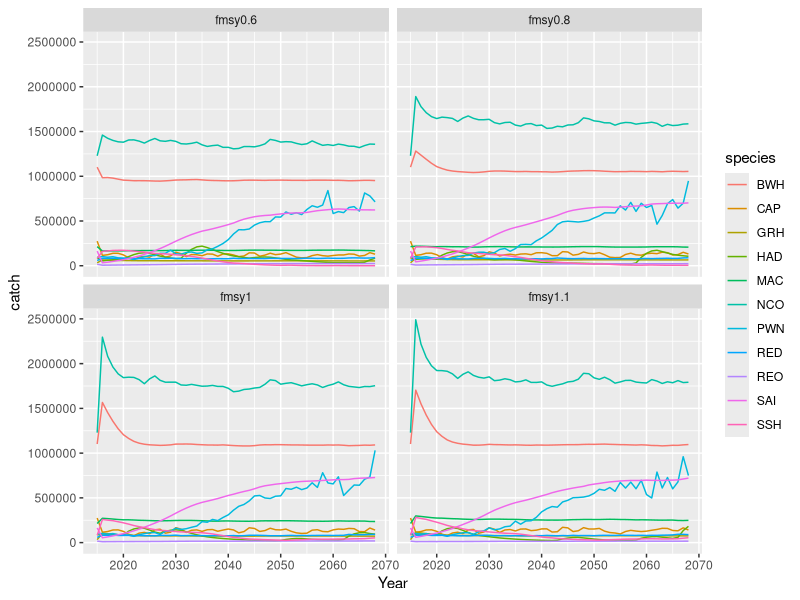
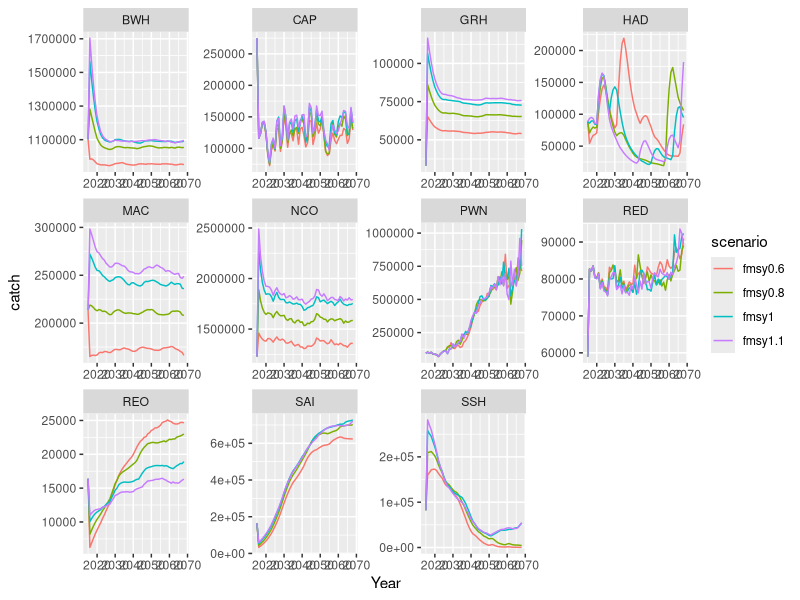

Write R code to recreate these figures, in order.
closeAllConnections()
library(tidyverse)
#Read base case
read.csv("chapter_4/catch/fmsy_0.6_catch.csv") %>% select(Year, REO, GRH, MAC, HAD, SAI, RED, BWH, SSH, NCO, CAP, PWN) %>% 
  gather("species", "catch", 2:12) %>% mutate(scenario="fmsy0.6") -> catch06
#Read fisheries scenarios
read.csv("chapter_4/catch/fmsy_0.8_catch.csv")%>% select(Year, REO, GRH, MAC, HAD, SAI, RED, BWH, SSH, NCO, CAP, PWN) %>% 
  gather("species", "catch", 2:12) %>% mutate(scenario="fmsy0.8")  -> catch08
read.csv("chapter_4/catch/fmsy_1_catch.csv")%>% select(Year, REO, GRH, MAC, HAD, SAI, RED, BWH, SSH, NCO, CAP, PWN) %>% 
  gather("species", "catch", 2:12) %>% mutate(scenario="fmsy1") -> catch1
read.csv("chapter_4/catch/fmsy_1.1_catch.csv")%>% select(Year, REO, GRH, MAC, HAD, SAI, RED, BWH, SSH, NCO, CAP, PWN) %>% 
  gather("species", "catch", 2:12) %>% mutate(scenario="fmsy1.1") -> catch1.1

fmsy_catch<- rbind(catch06, catch08, catch1, catch1.1)

fmsy_catch %>% filter(Year> 2014) %>% ggplot(aes(Year, catch)) +geom_line(aes(colour=species))+
  facet_wrap(~scenario)

fmsy_catch %>% filter(Year> 2014) %>% ggplot(aes(Year, catch)) + geom_line(aes(colour=scenario)) +
  facet_wrap(~species, scales="free")